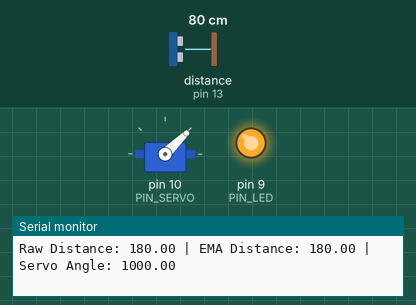
Bench run of a sketch on a simulated Arduino Uno, built with avr-gcc and run on an emulated ATmega328P. Shown: servo, output pins drawn as LEDs (lit = HIGH), the last lines printed to the serial monitor. Wiring (inferred from the names in the program): ultrasonic range finder: trigger pin 12; echo pin 13. The test bench sets the inputs (shaded band); at power-on: distance to the obstacle (sensor on pin 13) 80 cm. The echo pulse lasts 58.3 µs per cm; pins used as bus, display or sensor lines are not drawn.

Above: at 1.2 s.
1.3 s: distance to the obstacle (sensor on pin 13) set to 35 cm
At 1.9 s:
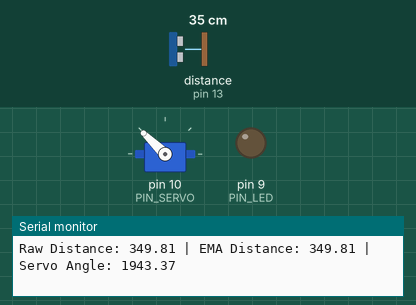
4.3 s: distance to the obstacle (sensor on pin 13) set to 2 cm
At 4.6 s:
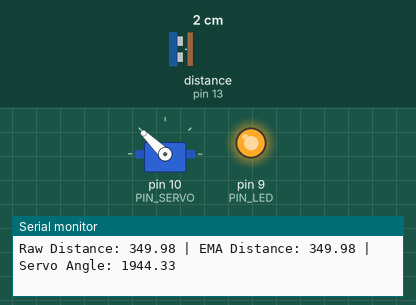
5.8 s: distance to the obstacle (sensor on pin 13) set to 18 cm
At 6.01 s:
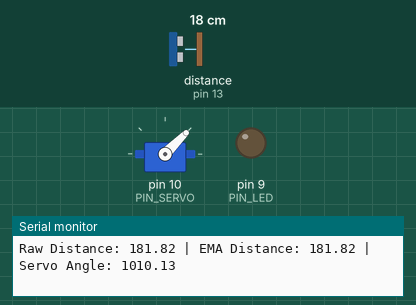
8.8 s: distance to the obstacle (sensor on pin 13) set to 4 cm
Timing chart, 0 to 11.3 s (numbered marks = the images above; inputs shaded):
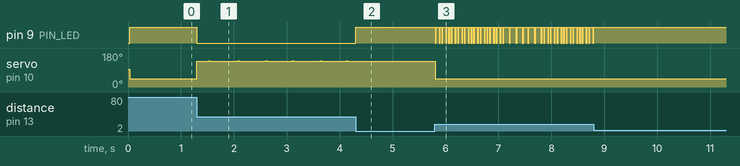

The sketch:

11_example_1.ino
```cpp
#include <Servo.h>

// Arduino pin assignment
#define PIN_LED   9   // LED active-low
#define PIN_TRIG  12  // sonar sensor TRIGGER
#define PIN_ECHO  13  // sonar sensor ECHO
#define PIN_SERVO 10  // servo motor

// configurable parameters for sonar
#define SND_VEL 346.0     // sound velocity at 24 celsius degree (unit: m/sec)
#define INTERVAL 25      // sampling interval (unit: msec)
#define PULSE_DURATION 10 // ultra-sound Pulse Duration (unit: usec)
#define _DIST_MIN 180.0   // minimum distance to be measured (unit: mm)
#define _DIST_MAX 360.0   // maximum distance to be measured (unit: mm)

#define TIMEOUT ((INTERVAL / 2) * 1000.0) // maximum echo waiting time (unit: usec)
#define SCALE (0.001 * 0.5 * SND_VEL) // coefficient to convert duration to distance

#define _EMA_ALPHA 0.3    // EMA weight of new sample (range: 0 to 1)

// duty duration for myservo.writeMicroseconds()
// NEEDS TUNING (servo by servo)
#define _DUTY_MIN 1000   // servo full clockwise position (0 degree)
#define _DUTY_NEU 1500   // servo neutral position (90 degree)
#define _DUTY_MAX 2000   // servo full counterclockwise position (180 degree)

// global variables
float dist_ema, dist_prev = _DIST_MAX; // unit: mm
unsigned long last_sampling_time;      // unit: ms

Servo myservo;

void setup() {
  // initialize GPIO pins
  pinMode(PIN_LED, OUTPUT);
  pinMode(PIN_TRIG, OUTPUT);    // sonar TRIGGER
  pinMode(PIN_ECHO, INPUT);     // sonar ECHO
  digitalWrite(PIN_TRIG, LOW);  // turn-off Sonar

  myservo.attach(PIN_SERVO);
  myservo.writeMicroseconds(_DUTY_NEU);  // set servo to neutral (90 degree)

  // initialize USS related variables
  dist_prev = _DIST_MIN; // raw distance output from USS (unit: mm)

  // initialize serial port
  Serial.begin(57600);
}

void loop() {
  float dist_raw;

  // wait until next sampling time
  if (millis() < (last_sampling_time + INTERVAL))
    return;

  // 측정 거리 읽기
  dist_raw = USS_measure(PIN_TRIG, PIN_ECHO); // read distance

  // 범위 필터 (18cm ~ 36cm로 제한)
  if ((dist_raw == 0.0) || (dist_raw > _DIST_MAX)) {
    dist_raw = dist_prev;           // Cut higher than maximum
    digitalWrite(PIN_LED, 1);       // LED OFF
  } else if (dist_raw < _DIST_MIN) {
    dist_raw = dist_prev;           // cut lower than minimum
    digitalWrite(PIN_LED, 1);       // LED OFF
  } else {    // 범위 안에 들어오면 LED ON
    dist_prev = dist_raw;
    digitalWrite(PIN_LED, 0);       // LED ON
  }

  // Apply EMA filter (지수이동평균 필터 적용)
  dist_ema = (_EMA_ALPHA * dist_raw) + ((1 - _EMA_ALPHA) * dist_prev);

  // 서보 모터 각도 제어
  float servo_angle;

  if (dist_ema <= _DIST_MIN) {
    servo_angle = _DUTY_MIN;  // 0도
  } else if (dist_ema >= _DIST_MAX) {
    servo_angle = _DUTY_MAX;  // 180도
  } else {
    // 거리에 비례하여 서보 각도 계산 (18cm에서 36cm 사이에서 0도 ~ 180도)
    float proportion = (dist_ema - _DIST_MIN) / (_DIST_MAX - _DIST_MIN);
    servo_angle = _DUTY_MIN + (proportion * (_DUTY_MAX - _DUTY_MIN));
  }

  myservo.writeMicroseconds(servo_angle);  // 서보 모터에 각도 전달

  // 시리얼 모니터 출력
  Serial.print("Raw Distance: "); Serial.print(dist_raw);
  Serial.print(" | EMA Distance: "); Serial.print(dist_ema);
  Serial.print(" | Servo Angle: "); Serial.println(servo_angle);

  // update last sampling time
  last_sampling_time += INTERVAL;
}

// 초음파 센서로 거리 측정
float USS_measure(int TRIG, int ECHO)
{
  digitalWrite(TRIG, HIGH);
  delayMicroseconds(PULSE_DURATION);
  digitalWrite(TRIG, LOW);

  return pulseIn(ECHO, HIGH, TIMEOUT) * SCALE; // 단위: mm
}
```

Measured:
- after the input at 1.3 s, pin 9 (PIN_LED): HIGH → LOW at once; servo on pin 10 (PIN_SERVO): 44° → 136° at once, then repeats every 0.55 s: 138° 0.02 s, 136° 0.53 s
- after the input at 4.3 s, pin 9 (PIN_LED): LOW → HIGH at once; servo on pin 10 (PIN_SERVO): stops changing and stays 136°
- after the input at 5.8 s, pin 9 (PIN_LED): goes 21 × (LOW 0.02 s, HIGH 0.05 s), 6 × (LOW 0.02 s, HIGH 0.10 s), 16 × (LOW 0.02 s, HIGH 0.03 s), then LOW, starting at once; servo on pin 10 (PIN_SERVO): 136° → 45° at once
- after the input at 8.8 s, pin 9 (PIN_LED): goes on until 8.8 s, then stays HIGH
